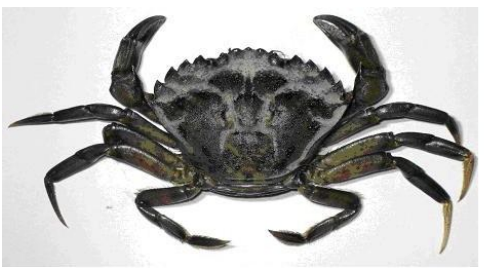
#> input picture monkeydo.png, 484 x 272 px, found by its file name
$ python main.py
#> lines starting #> are read from the running program, lines starting #| are printed output that depends on the picture
import cv2
import numpy as np
import random
import requests

class MultiCrabTracker:

    def __init__(self,
                 min_present=8,
                 distance_thresh=120,
                 missing_frames=25,
                 recount_cooldown=60,
                 detection_interval=3):

        # Faster SIFT
        self.sift = cv2.SIFT_create(nfeatures=800)

        # Faster FLANN
        index_params = dict(algorithm=1, trees=4)
        search_params = dict(checks=32)
        self.matcher = cv2.FlannBasedMatcher(index_params, search_params)

        self.training_images = []

        self.tracked = []
        self.counter = 0
        self.next_id = 0

        self.min_present = min_present
        self.distance_thresh = distance_thresh
        self.max_missing = missing_frames
        self.recount_cooldown = recount_cooldown

        self.counting = True

        # detection skipping
        self.detection_interval = detection_interval
        self.frame_index = 0

        # scale for faster processing
        self.scale = 0.5


    # -----------------------------------------
    # Load Training Image
    # -----------------------------------------

    def load_training_image(self, url):

        try:
            resp = requests.get(url)
            img_bytes = np.asarray(bytearray(resp.content), dtype=np.uint8)
            frame = cv2.imdecode(img_bytes, cv2.IMREAD_COLOR)
#> frame is the input picture: shape (272, 484, 3); mean B, G, R 177.7, 179.4, 179.8
        except:
            print("Failed to load training image")
            return False

        frame = cv2.resize(frame,(0,0),fx=self.scale,fy=self.scale)
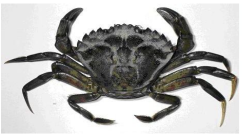
#> frame: shape (136, 242, 3); mean B, G, R 177.8, 179.5, 179.9

        gray = cv2.cvtColor(frame, cv2.COLOR_BGR2GRAY)
        kp, des = self.sift.detectAndCompute(gray, None)
#> kp = 266 keypoints; strongest (x, y, size): (145, 119, 5.8), (218, 96, 6.3), (72, 15, 8.9), (73, 100, 7.7)
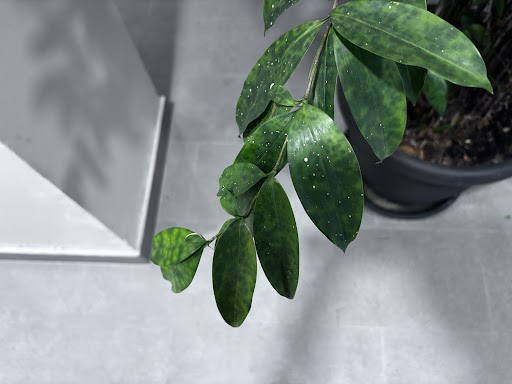
#> input picture counting/images/test1.jpg, 512 x 384 px, given in place of the camera
#> further down, frame is the input picture: shape (384, 512, 3); mean B, G, R 135, 138.3, 128.9

        if des is None or len(kp) < 15:
            print("Not enough features")
            return False

        color = (
            random.randint(80,255),
            random.randint(80,255),
            random.randint(80,255)
        )

        self.training_images.append({
            "gray": gray,
            "kp": kp,
            "des": des,
            "color": color
        })

        print("Training image added")
        return True


    # -----------------------------------------
    # Detection
    # -----------------------------------------

    def detect(self, frame):

        self.frame_index += 1

        small = cv2.resize(frame,(0,0),fx=self.scale,fy=self.scale)
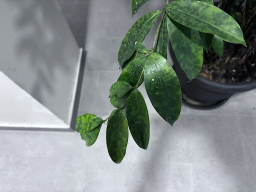
#> small: shape (192, 256, 3); mean B, G, R 135.2, 138.4, 129.1
        gray = cv2.cvtColor(small, cv2.COLOR_BGR2GRAY)
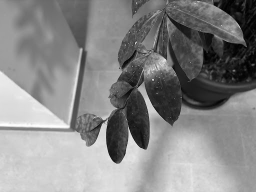
#> gray: shape (192, 256); min 0, max 254, mean 135.3

        detections = []

        # skip detection some frames
        if self.frame_index % self.detection_interval == 0:

            kp_frame, des_frame = self.sift.detectAndCompute(gray, None)

            if des_frame is not None:

                for train in self.training_images:

                    matches = self.matcher.knnMatch(train["des"], des_frame, k=2)

                    good = []
                    for m,n in matches:
                        if m.distance < 0.55*n.distance:
                            good.append(m)

                    if len(good) < 18:
                        continue

                    src = np.float32(
                        [train["kp"][m.queryIdx].pt for m in good]
                    ).reshape(-1,1,2)

                    dst = np.float32(
                        [kp_frame[m.trainIdx].pt for m in good]
                    ).reshape(-1,1,2)

                    H, mask = cv2.findHomography(src, dst, cv2.RANSAC, 5.0)

                    if H is None:
                        continue

                    h,w = train["gray"].shape

                    corners = np.float32(
                        [[0,0],[w,0],[w,h],[0,h]]
                    ).reshape(-1,1,2)

                    projected = cv2.perspectiveTransform(corners,H)

                    projected /= self.scale

                    cx = int(np.median(projected[:,0,0]))
                    cy = int(np.median(projected[:,0,1]))

                    detections.append({
                        "centroid": (cx,cy),
                        "bbox": projected,
                        "color": train["color"]
                    })

        self.update_tracked(detections)

        self.draw(frame)

        return frame


    # -----------------------------------------
    # Tracking
    # -----------------------------------------

    def update_tracked(self, detections):

        assigned = set()

        for crab in self.tracked:

            crab["missing"] += 1

            best_det = None
            best_dist = self.distance_thresh

            for i,det in enumerate(detections):

                if i in assigned:
                    continue

                dist = np.hypot(
                    crab["centroid"][0]-det["centroid"][0],
                    crab["centroid"][1]-det["centroid"][1]
                )

                if dist < best_dist:
                    best_dist = dist
                    best_det = i

            if best_det is not None:

                det = detections[best_det]
                assigned.add(best_det)

                # smoothing
                new_x = int(0.8*crab["centroid"][0] + 0.2*det["centroid"][0])
                new_y = int(0.8*crab["centroid"][1] + 0.2*det["centroid"][1])

                crab["centroid"] = (new_x,new_y)
                crab["bbox"] = det["bbox"]
                crab["color"] = det["color"]

                crab["frames"] += 1
                crab["missing"] = 0


        # new tracks
        for i,det in enumerate(detections):

            if i in assigned:
                continue

            self.tracked.append({
                "id": self.next_id,
                "centroid": det["centroid"],
                "bbox": det["bbox"],
                "color": det["color"],
                "frames": 1,
                "missing": 0,
                "counted": False,
                "cooldown": 0
            })

            self.next_id += 1


        # counting
        for crab in self.tracked:

            if crab["cooldown"] > 0:
                crab["cooldown"] -= 1

            if (crab["frames"] >= self.min_present
                and not crab["counted"]
                and self.counting
                and crab["cooldown"] == 0):

                self.counter += 1
                crab["counted"] = True
                crab["cooldown"] = self.recount_cooldown

                print("Total crabs:", self.counter)


        # remove lost
        self.tracked = [
            c for c in self.tracked
            if c["missing"] < self.max_missing
        ]


    # -----------------------------------------
    # Drawing
    # -----------------------------------------

    def draw(self,frame):

        for crab in self.tracked:

            if crab["frames"] < self.min_present:
                continue

            box = crab["bbox"]

            x_min = int(np.min(box[:,0,0]))
            y_min = int(np.min(box[:,0,1]))
            x_max = int(np.max(box[:,0,0]))
            y_max = int(np.max(box[:,0,1]))

            cv2.rectangle(frame,(x_min,y_min),(x_max,y_max),crab["color"],3)

            cv2.putText(frame,
                        f"Crab {crab['id']}",
                        (x_min,y_min-10),
                        cv2.FONT_HERSHEY_SIMPLEX,
                        0.7,
                        crab["color"],
                        2)

        cv2.putText(frame,f"Crabs counted: {self.counter}",
                    (20,50),
                    cv2.FONT_HERSHEY_SIMPLEX,
                    1,
                    (0,0,255),
                    3)

        cv2.putText(frame,"SPACE = Start/Stop Counting",
                    (20,90),
                    cv2.FONT_HERSHEY_SIMPLEX,
                    0.7,
                    (255,255,255),
                    2)

        cv2.putText(frame,"Q = Quit",
                    (20,120),
                    cv2.FONT_HERSHEY_SIMPLEX,
                    0.7,
                    (255,255,255),
                    2)
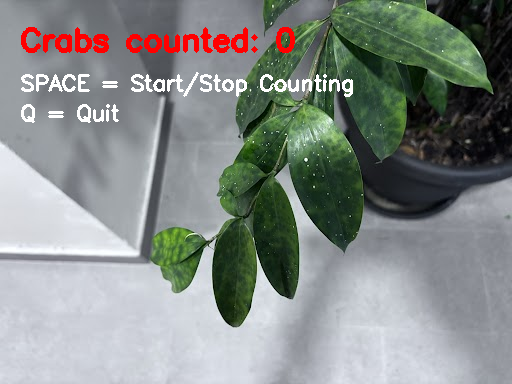
#> frame: shape (384, 512, 3); mean B, G, R 135.1, 138.3, 132.9


# -----------------------------------------
# MAIN LOOP
# -----------------------------------------

if __name__ == "__main__":

    tracker = MultiCrabTracker()

    # Load your training image
    tracker.load_training_image(
        "https://raw.githubusercontent.com/one-degree-north/mate-2026-blue-lobster/main/monkeydo.png"
    )

    cap = cv2.VideoCapture(0)
    if not cap.isOpened():
        print("Error: Could not open camera")
        exit()

    cv2.namedWindow("Crab Tracker", cv2.WINDOW_NORMAL)
    cv2.resizeWindow("Crab Tracker",1280,720)

    while True:
        ret, frame = cap.read()
        if not ret:
            print("Warning: Failed to grab frame")
            continue

        # Process frame
        frame = tracker.detect(frame)

        # Display
        cv2.imshow("Crab Tracker", frame)

        # Wait key required for macOS
        key = cv2.waitKey(10) & 0xFF
#> (key q is pressed here)

        if key == ord("q"):
            break

        if key == 32:
            tracker.counting = not tracker.counting

    cap.release()
    cv2.destroyAllWindows()
